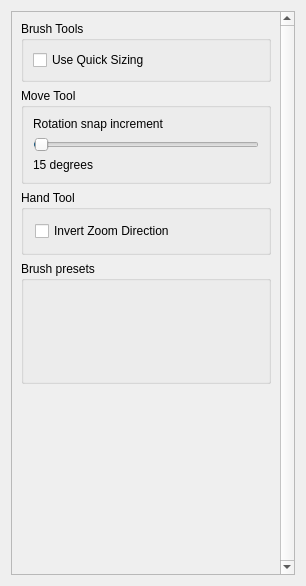
<?xml version="1.0" encoding="UTF-8"?>
<ui version="4.0">
 <class>ToolsPage</class>
 <widget class="QWidget" name="ToolsPage">
  <property name="geometry">
   <rect>
    <x>0</x>
    <y>0</y>
    <width>306</width>
    <height>586</height>
   </rect>
  </property>
  <property name="sizePolicy">
   <sizepolicy hsizetype="Preferred" vsizetype="Preferred">
    <horstretch>0</horstretch>
    <verstretch>0</verstretch>
   </sizepolicy>
  </property>
  <layout class="QVBoxLayout" name="verticalLayout_3">
   <item>
    <widget class="QScrollArea" name="scrollArea">
     <property name="verticalScrollBarPolicy">
      <enum>Qt::ScrollBarAlwaysOn</enum>
     </property>
     <property name="horizontalScrollBarPolicy">
      <enum>Qt::ScrollBarAlwaysOff</enum>
     </property>
     <property name="widgetResizable">
      <bool>true</bool>
     </property>
     <widget class="QWidget" name="scrollAreaWidgetContents">
      <property name="geometry">
       <rect>
        <x>0</x>
        <y>0</y>
        <width>265</width>
        <height>560</height>
       </rect>
      </property>
      <layout class="QVBoxLayout" name="verticalLayout_4">
       <item>
        <widget class="QGroupBox" name="brushBox">
         <property name="title">
          <string>Brush Tools</string>
         </property>
         <layout class="QVBoxLayout" name="verticalLayout_2">
          <item>
           <widget class="QCheckBox" name="useQuickSizingBox">
            <property name="text">
             <string>Use Quick Sizing</string>
            </property>
           </widget>
          </item>
         </layout>
        </widget>
       </item>
       <item>
        <widget class="QGroupBox" name="moveBox">
         <property name="title">
          <string>Move Tool</string>
         </property>
         <layout class="QVBoxLayout" name="verticalLayout">
          <item>
           <widget class="QLabel" name="rotationIncrementLabel">
            <property name="text">
             <string>Rotation snap increment</string>
            </property>
           </widget>
          </item>
          <item>
           <widget class="QSlider" name="rotationIncrementSlider">
            <property name="minimum">
             <number>0</number>
            </property>
            <property name="maximum">
             <number>359</number>
            </property>
            <property name="value">
             <number>1</number>
            </property>
            <property name="orientation">
             <enum>Qt::Horizontal</enum>
            </property>
           </widget>
          </item>
          <item>
           <widget class="QLabel" name="rotationIncrementDisplay">
            <property name="text">
             <string>15 degrees</string>
            </property>
           </widget>
          </item>
         </layout>
        </widget>
       </item>
       <item>
        <widget class="QGroupBox" name="handBox">
         <property name="title">
          <string>Hand Tool</string>
         </property>
         <layout class="QVBoxLayout" name="verticalLayout_6">
          <property name="leftMargin">
           <number>11</number>
          </property>
          <property name="topMargin">
           <number>11</number>
          </property>
          <property name="rightMargin">
           <number>11</number>
          </property>
          <property name="bottomMargin">
           <number>11</number>
          </property>
          <item>
           <widget class="QCheckBox" name="invertZoomDirectionBox">
            <property name="toolTip">
             <string>Zoom in by dragging the cursor up instead of down</string>
            </property>
            <property name="text">
             <string>Invert Zoom Direction</string>
            </property>
           </widget>
          </item>
         </layout>
        </widget>
       </item>
       <item>
        <widget class="QGroupBox" name="brushPresetsGroup">
         <property name="minimumSize">
          <size>
           <width>0</width>
           <height>100</height>
          </size>
         </property>
         <property name="title">
          <string>Brush presets</string>
         </property>
         <layout class="QVBoxLayout" name="verticalLayout_5">
          <property name="leftMargin">
           <number>0</number>
          </property>
          <property name="topMargin">
           <number>0</number>
          </property>
          <property name="rightMargin">
           <number>0</number>
          </property>
          <property name="bottomMargin">
           <number>0</number>
          </property>
          <item>
           <widget class="MPBrushPresetsWidget" name="brushPresetWidget" native="true">
            <property name="minimumSize">
             <size>
              <width>0</width>
              <height>100</height>
             </size>
            </property>
           </widget>
          </item>
         </layout>
        </widget>
       </item>
       <item>
        <spacer name="verticalSpacer">
         <property name="orientation">
          <enum>Qt::Vertical</enum>
         </property>
         <property name="sizeHint" stdset="0">
          <size>
           <width>20</width>
           <height>40</height>
          </size>
         </property>
        </spacer>
       </item>
      </layout>
     </widget>
    </widget>
   </item>
  </layout>
 </widget>
 <customwidgets>
  <customwidget>
   <class>MPBrushPresetsWidget</class>
   <extends>QWidget</extends>
   <header>mpbrushpresetswidget.h</header>
   <container>1</container>
  </customwidget>
 </customwidgets>
 <resources/>
 <connections/>
</ui>
